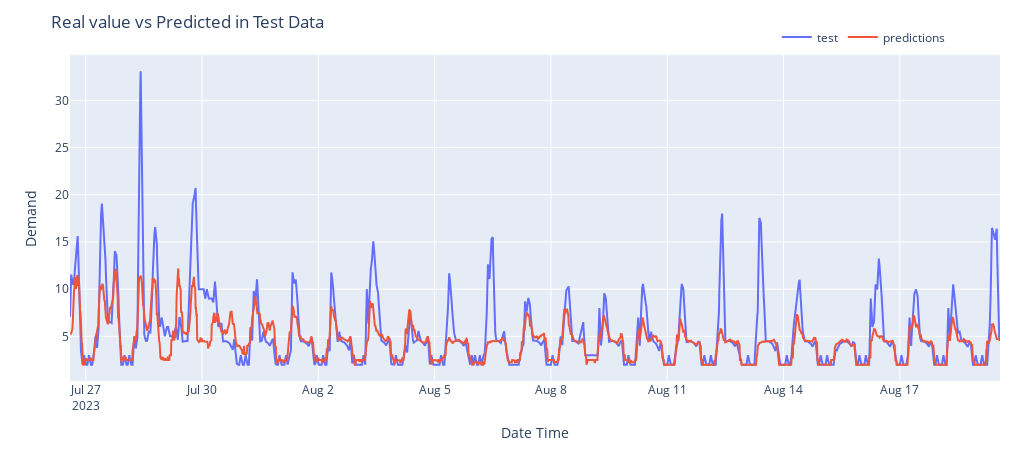

Notebook cell for this chart:
### Code cell
plotPredictions(X_test_dates[:96*24], y_pred[:96*24], y_test[:96*24])

### Figure 1 — Plotly figure (JSON) as saved in the notebook; plotly's stock layout.template omitted (floating-point values rounded to 4 significant figures; data arrays with more than 128 entries replaced by an {"elided": "..."} marker saying what was removed)
{"data": [{"mode": "lines", "name": "test", "type": "scatter", "x": {"elided": "2304 str values"}, "y": {"elided": "2304 float values"}}, {"mode": "lines", "name": "predictions", "type": "scatter", "x": {"elided": "2304 str values"}, "y": {"elided": "2304 float values"}}], "layout": {"height": 450, "legend": {"orientation": "h", "x": 0.76, "xanchor": "left", "y": 1.1, "yanchor": "top"}, "margin": {"b": 20, "l": 70, "r": 20, "t": 55}, "title": {"text": "Real value vs Predicted in Test Data"}, "width": 1020, "xaxis": {"title": {"text": "Date Time"}}, "yaxis": {"title": {"text": "Demand"}}}}
